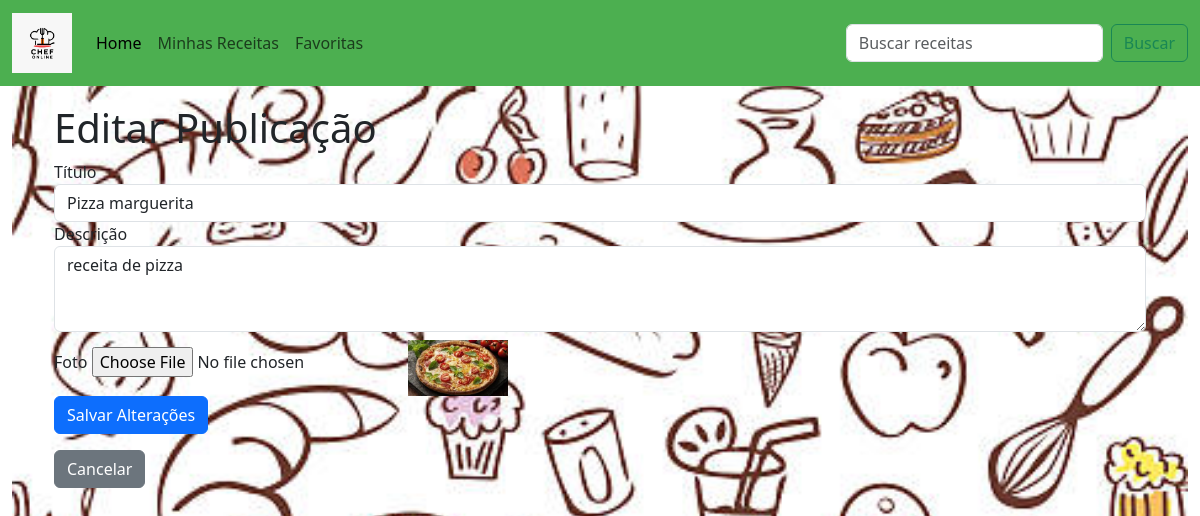
The app's page /editar/5/ (signed in) with its own data.
### publicacoes/models.py (models this page shows, shortened)
class Publicacao(models.Model):
    titulo = models.CharField(max_length=255)
    descricao = models.TextField()
    foto = models.ImageField(upload_to='fotos_receitas/')
    autor = models.ForeignKey(User, on_delete=models.CASCADE)
    likes = models.PositiveIntegerField(default=0)  # Atributo curtidas
    data_criacao = models.DateTimeField(auto_now_add=True)

### publicacoes/views.py (the view, shortened to what this page needs)
# urls.py: path('editar/<int:pk>/', views.editar_publicacao, name='editar_publicacao'),
def editar_publicacao(request, pk):
    publicacao = get_object_or_404(Publicacao, pk=pk)
    if request.user != publicacao.autor:
        return HttpResponseForbidden("Você não tem permissão para editar esta publicação.")
    return render(request, 'editar_publicacao.html', {'publicacao': publicacao})

### publicacoes/templates/editar_publicacao.html (shortened to what this page needs)
{% extends 'base.html' %}
{% load static %}
{% block content %}
<div class="container mt-4">
    <h1>Editar Publicação</h1>
    <form method="post" enctype="multipart/form-data">
        <div class="form-group">
            <label for="titulo">Título</label>
            <input type="text" id="titulo" name="titulo" class="form-control" value="{{ publicacao.titulo }}" required>
        </div>
        <div class="form-group">
            <label for="descricao">Descrição</label>
            <textarea id="descricao" name="descricao" class="form-control" rows="3"
                required>{{ publicacao.descricao }}</textarea>
        </div>
        <div class="form-group">
            <label for="foto">Foto</label>
            <input type="file" id="foto" name="foto" class="form-control-file">
            {% if publicacao.foto %}
            <img src="{{ publicacao.foto.url }}" alt="Imagem atual" class="img-fluid mt-2" style="max-width: 100px;">
            {% endif %}
        </div>
        <button type="submit" class="btn btn-primary">Salvar Alterações</button>
    </form>
    <a href="{% url 'detalhes_publicacao' publicacao.pk %}" class="btn btn-secondary mt-3">Cancelar</a>
</div>
{% endblock %}

### records on screen
Publicacao: titulo "Pizza marguerita", descricao "receita de pizza", foto (picture)
